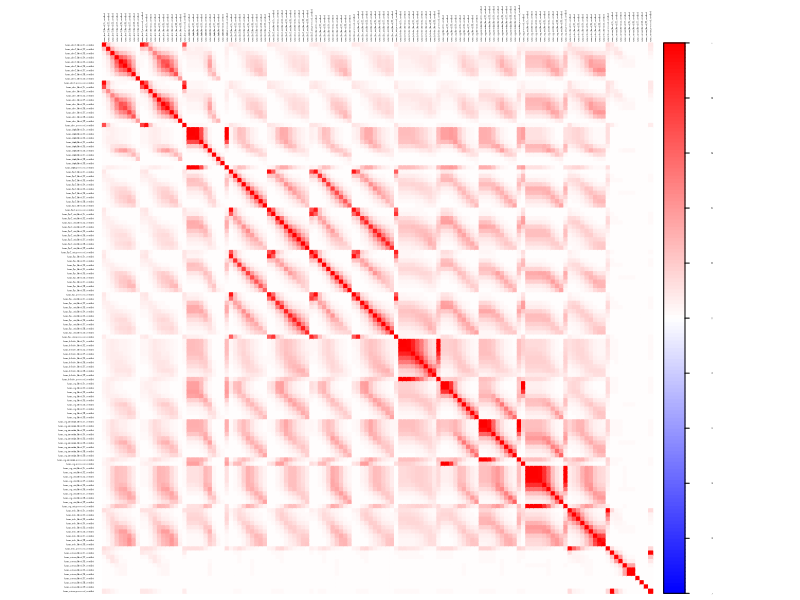

The R script that drew this image:
setwd("/home/anirjit/ANIRJIT/RESULTS/Purity/human")

library(corrplot)
jm <- read.delim("jaccard_matrix.tsv", header = T, sep = "\t", quote = "", row.names = 1)
jm <- as.matrix(jm)

jpeg("human_purity_jaccard.jpg", width = 10000, height = 8000, res = 1000)
corrplot(jm, method = "color", col = colorRampPalette(c("blue","white","red"))(150), tl.col = "black", tl.cex = 0.1, cl.cex = 0.1)
dev.off()
